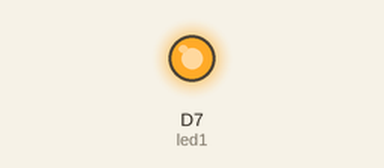
This sketch was run on a simulated ESP8266 (NodeMCU). Shown: output pins drawn as LEDs (lit = HIGH).

Above: at 0.5 s.
At 61.5 s:
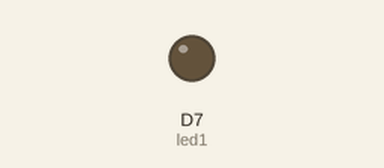
Timing chart, 0 to 66.3 s (numbered marks = the images above):
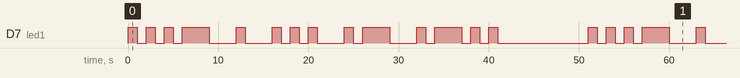

Measured:
- by itself, D7 (led1): moves between LOW and HIGH, repeating every 51.0 s
- by itself, everything shown: repeats every 51.0 s, in 28 steps

The sketch:

namemorse.ino
```cpp
int led1 = D7; //unnecsary for this project but useful to give led's names rather than refer to the pin.

void setup() {

    pinMode(led1, OUTPUT); //set led to send voltage

    digitalWrite(led1, LOW); //set it off just to avoid confusion

}

void loop() {

//V
digitalWrite(led1, HIGH);
delay(1000);
digitalWrite(led1, LOW);
delay(1000);
digitalWrite(led1, HIGH);
delay(1000);
digitalWrite(led1, LOW);
delay(1000);
digitalWrite(led1, HIGH);
delay(1000);
digitalWrite(led1, LOW);
delay(1000);
digitalWrite(led1, HIGH);
delay(3000);
digitalWrite(led1, LOW);
delay(3000);


//E
digitalWrite(led1, HIGH);
delay(1000);
digitalWrite(led1, LOW);
delay(3000);


//S
digitalWrite(led1, HIGH);
delay(1000);
digitalWrite(led1, LOW);
delay(1000);
digitalWrite(led1, HIGH);
delay(1000);
digitalWrite(led1, LOW);
delay(1000);
digitalWrite(led1, HIGH);
delay(1000);
digitalWrite(led1, LOW);
delay(3000);

//A
digitalWrite(led1, HIGH);
delay(1000);
digitalWrite(led1, LOW);
delay(1000);
digitalWrite(led1, HIGH);
delay(3000);
digitalWrite(led1, LOW);
delay(3000);

//L
digitalWrite(led1, HIGH);
delay(1000);
digitalWrite(led1, LOW);
delay(1000);
digitalWrite(led1, HIGH);
delay(3000);
digitalWrite(led1, LOW);
delay(1000);
digitalWrite(led1, HIGH);
delay(1000);
digitalWrite(led1, LOW);
delay(1000);
digitalWrite(led1, HIGH);
delay(1000);
digitalWrite(led1, LOW);


delay(10000); //long delay to make it easier to find start/finish point


}
```
